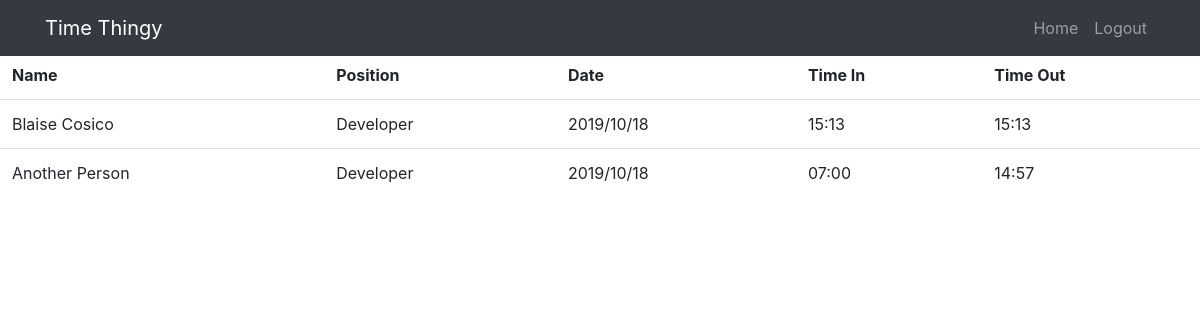
Screenshot of /time_out (signed in) with the database file from the repository.
### timesheet/models.py (models this page shows, shortened)
class Daily(db.Model):
    id = db.Column(db.Integer, primary_key=True)
    date_today = db.Column(db.DateTime, nullable=False, default=date.today) #default=datetime.utcnow
    time_in = db.Column(db.String(20), nullable=True) #SQLite DateTime type only accepts Python datetime and date objects as input.
    time_out = db.Column(db.String(20), nullable=True)
    user_id = db.Column(db.String, db.ForeignKey('user.username'), nullable=False)

class User(db.Model, UserMixin):
    id = db.Column(db.Integer, primary_key=True)
    name = db.Column(db.String(120), unique=True, nullable=False) #Blaise Cosico
    username = db.Column(db.String(20), unique=True, nullable=False) #C81440
    email = db.Column(db.String(120), unique=True, nullable=False)
    position = db.Column(db.String(120), nullable=False)
    password = db.Column(db.String(60), nullable=False)
    daily = db.relationship('Daily', backref='employee', lazy=True) #fix naming convention

### timesheet/users/routes.py (the view)
@users.route('/time_out')
@login_required
def time_out():
    user = Daily.query.filter_by(user_id=current_user.username).filter_by(date_today=todays_datetime).first()
    user.time_out = datetime.now().strftime("%H:%M")
    db.session.commit()
    flash('You have timed out!', 'success')
    daily = Daily.query.order_by(Daily.time_in.desc())
    return render_template('posts.html', title='Timed Out',
                           daily=daily)

### timesheet/models.py (called while the page is built)
@login_manager.user_loader
def load_user(user_id):
    return User.query.get(int(user_id))

### timesheet/templates/posts.html
{% extends "layout.html" %}
{% block content %}
    <div class="table table-responsive" style="padding-top: 50px">
        <table class="table table-hover" style="width:100%">
            <tr>
                <th>Name</th>
                <th>Position</th>
                <th>Date</th>
                <th>Time In</th>
                <th>Time Out</th>
            </tr>
        {% for day in daily %}
            <tr>
                <td>{{ day.employee.name }}</td>
                <td>{{ day.employee.position }}</td>
                <td>{{ day.date_today.strftime("%Y/%m/%d") }}</td>
                <td>{{ day.time_in }}</td>
                {% if day.time_out %}
                    <td>{{ day.time_out }}</td>
                {% else %}
                    <td><a href="{{ url_for('users.time_out') }}" role='button' class="btn btn-primary">Timeout</a></td>
                {% endif %}
            </tr>
        {% endfor %}
        </table>
    </div>
{% endblock content %}

### rows the page displays
Daily: employee.name "Blaise Cosico", employee.position "Developer", date_today "2019/10/18", time_in "15:13", time_out "15:13"
Daily: employee.name "Another Person", employee.position "Developer", date_today "2019/10/18", time_in "07:00", time_out "14:57"
